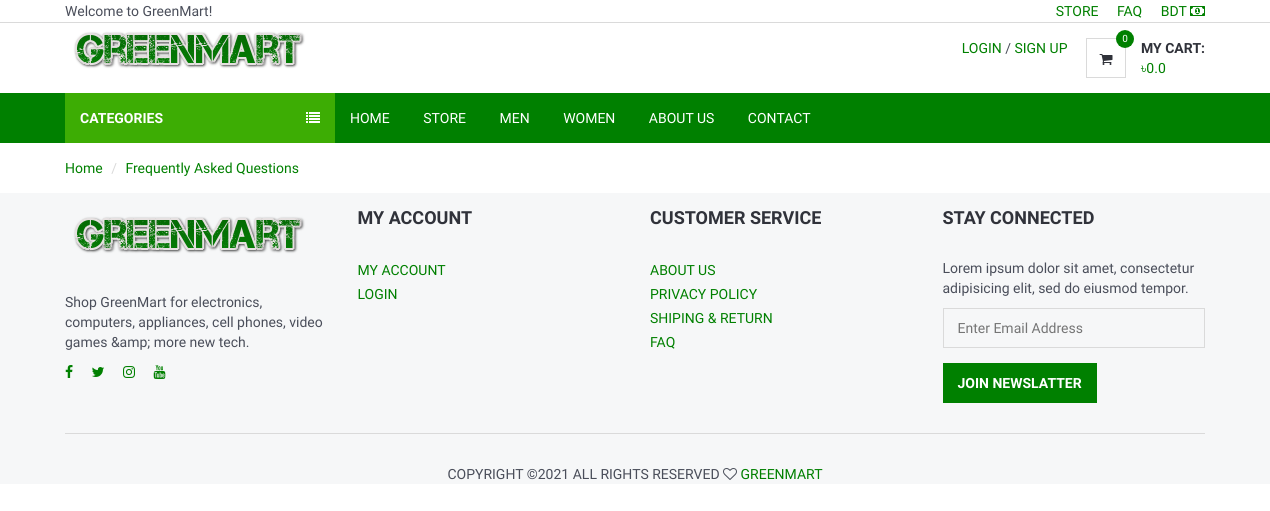
The app's page /faq/, older data.
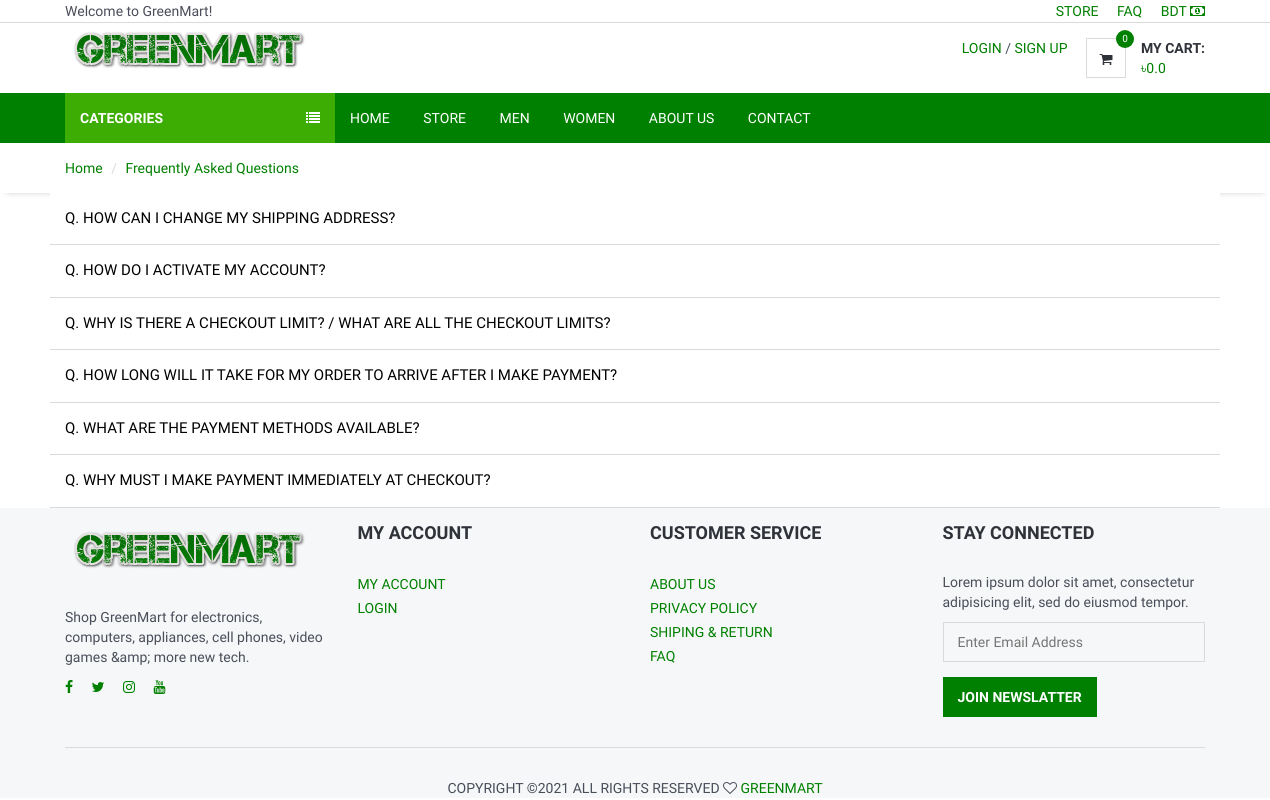
The same page, newer data.
### home/models.py (models this page shows, shortened)
class Setting(models.Model):
    STATUS = (
        ('True', 'True'),
        ('False', 'False'),
    )
    title = models.CharField(max_length=150)
    keywords = models.CharField(max_length=255)
    description = models.CharField(max_length=255)
    company = models.CharField(max_length=50)
    address = models.CharField(blank=True,max_length=100)
    phone = models.CharField(blank=True,max_length=15)
    fax = models.CharField(blank=True,max_length=15)
    email = models.CharField(blank=True,max_length=50)
    smtpserver = models.CharField(blank=True,max_length=50)
    smtpemail = models.CharField(blank=True,max_length=50)
    smtppassword = models.CharField(blank=True,max_length=10)
    smtpport = models.CharField(blank=True,max_length=5)
    icon = models.ImageField(blank=True,upload_to='images/')
    facebook = models.CharField(blank=True,max_length=50)
    instagram = models.CharField(blank=True,max_length=50)
    twitter = models.CharField(blank=True,max_length=50)
    youtube = models.CharField(blank=True, max_length=50)
    aboutus = models.TextField(blank=True)
    contact = models.CharField(blank=True, max_length=80)
    references = models.CharField(blank=True, max_length=80)
    status=models.CharField(max_length=10,choices=STATUS)
    create_at=models.DateTimeField(auto_now_add=True)
    update_at=models.DateTimeField(auto_now=True)

class FAQ(models.Model):
    STATUS = (
        ('True', 'True'),
        ('False', 'False'),
    )
    ordernumber = models.IntegerField()
    question = models.CharField(max_length=200)
    answer = models.TextField(blank=True)
    status=models.CharField(max_length=10, choices=STATUS)
    create_at=models.DateTimeField(auto_now_add=True)
    update_at=models.DateTimeField(auto_now=True)

### home/views.py (the view)
# urls.py: path('faq/',views.faq, name = "faq"),
def faq(request):
    current_user = request.user
    shopcart = ShopCart.objects.filter(user_id = current_user.id)
    total = 0
    q = 0
    for s in shopcart:
        total += s.product.price * s.quantity
        q += s.quantity
    setting = Setting.objects.all()
    catagories = ProductCategories.objects.all()
    faq = FAQ.objects.filter(status="True").order_by("ordernumber")
    context = {
        "catagories":catagories,
        "setting":setting,
        'total':total,
        'q':q,
        'faq': faq,
    }
    return render(request,"faq.html",context=context)

### home/templates/faq.html (shortened to what this page needs)
{% extends 'base.html' %}
{% block content %}
    <div id="breadcrumb">
        <div class="container">
            <ul class="breadcrumb">
                <li><a href="/">Home</a></li>
                <li class="active">Frequently Asked Questions</li>
            </ul>
        </div>
    </div>
    <div class="section">
        <div class="container">
            <div class="row">
                {% for f in faq %}
                    <button class="accordion"> Q. {{ f.question }}</button>
                {% endfor %}
            </div>
        </div>
    </div>
{% endblock %}

### home/templates/base.html (shortened to what this page needs)
{% load static %}
<!DOCTYPE html>
<html lang="en">
<head>
	<link type="text/css" rel="stylesheet" href="{% static '' %}css/bootstrap.min.css" />
	<link type="text/css" rel="stylesheet" href="{% static '' %}css/slick.css" />
	<link type="text/css" rel="stylesheet" href="{% static '' %}css/slick-theme.css" />
	<link type="text/css" rel="stylesheet" href="{% static '' %}css/nouislider.min.css" />
	<link rel="stylesheet" href="{% static '' %}css/font-awesome.min.css">
	<link type="text/css" rel="stylesheet" href="{% static '' %}css/style.css" />
	<link href="https://cdnjs.cloudflare.com/ajax/libs/font-awesome/4.7.0/css/font-awesome.min.css" rel="stylesheet"/>
</head>
<body>
	<header>
		<div id="top-header">
			<div class="container">
				<div class="pull-left">
					<span>Welcome to GreenMart!</span>
				</div>
				<div class="pull-right">
					<ul class="header-top-links">
						<li><a href="{% url 'store' %}">Store</a></li>
						<li><a href="{% url 'faq' %}">FAQ</a></li>
						<li><a href="#">BDT <i class="fa fa-money"></i></a></li>
					</ul>
				</div>
			</div>
		</div>
		<div id="header">
			<div class="container">
				<div class="pull-left">
					<div class="header-logo">
						<a class="logo" href="{% url 'home' %}">
							{% for s in setting %}
							<img src="{{s.icon.url}}" alt="">
							{% endfor %}
						</a>
					</div>
				</div>
				<div class="pull-right">
					<ul class="header-btns">
						<li class="header-account dropdown default-dropdown">
							{% if user.id is not None %}
                            <div class="dropdown-toggle" role="button" data-toggle="dropdown" aria-expanded="true">
                                <div class="header-btns-icon">
									<i class="fa fa-user-o"></i>
                                </div>
                                <strong class="text-uppercase">{{ user.first_name }} <i class="fa fa-caret-down"></i></strong>
                            </div>
							{% else %}
								<a href="{% url 'login' %}" class="text-uppercase">Login</a> / <a href="{% url 'signup' %}" class="text-uppercase">Sign Up</a>
							{% endif %}
						</li>
						<li class="header-cart dropdown default-dropdown">
							<a class="dropdown-toggle" data-toggle="dropdown" aria-expanded="true">
								<div class="header-btns-icon">
									<i class="fa fa-shopping-cart"></i>
									{% if user.id is not None %}
										<span class="qty">{{q }}</span>
									{% else %}
										<span class="qty"> 0 </span>
									{% endif %}
								</div>
								<strong class="text-uppercase">My Cart:</strong>
								<br>
								{% if user.id is not None %}
									<span>৳{{total}} </span>
								{% else %}
									<span>৳{{00.00}} </span>
								{% endif %}
							</a>
						</li>
					</ul>
				</div>
			</div>
		</div>
	</header>
	<div id="navigation">
		<div class="container">
			<div id="responsive-nav">
					{% if page %}
					<div class="category-nav">
					{% else %}
					<div class="category-nav show-on-click">
					{% endif %}
						<span class="category-header">Categories <i class="fa fa-list"></i></span>
					</div>
				<div class="menu-nav">
					<ul class="menu-list">
						<li><a href="{% url 'home' %}">Home</a></li>
						<li><a href="{% url 'store' %}">Store</a></li>
						<li><a href="{% url 'men' %}">Men</a></li>
						<li><a href="{% url 'women' %}">Women</a></li>
						<li><a href="{% url 'about' %}">About us</a></li>
						<li><a href="{% url 'contact' %}">Contact</a></li>
					</ul>
				</div>
			</div>
		</div>
	</div>
	{% block content %} {% endblock %}
	<footer id="footer" class="section section-grey">
		<div class="container">
			<div class="row">
				{% for s in setting %}
				<div class="col-md-3 col-sm-6 col-xs-6">
					<div class="footer">
						<div class="footer-logo">
							<a class="logo" href="{% url 'home' %}">
		            <img src="{{ s.icon.url }}" alt="">
		          </a>
						</div>
						<p>{{ s.keywords }}</p>
						<ul class="footer-social">
							<li><a href="{{ s.facebook }}" target="_blank"><i class="fa fa-facebook"></i></a></li>
							<li><a href="{{ s.twitter }}" target="_blank"><i class="fa fa-twitter"></i></a></li>
							<li><a href="{{ s.instagram }}" target="_blank"><i class="fa fa-instagram"></i></a></li>
							<li><a href="{{ s.youtube }}" target="_blank"><i class="fa fa-youtube"></i></a></li>
						</ul>
					</div>
				</div>
				{% endfor %}
				<div class="col-md-3 col-sm-6 col-xs-6">
					<div class="footer">
						<h3 class="footer-header">My Account</h3>
						<ul class="list-links">
							<li><a href="user_profile/{{user.id}}">My Account</a></li>
							{% if user.id is not None %}
							<li><a href="{% url 'checkout' %}">Checkout</a></li>
							<li><a href="{% url 'logout' %}">Logout</a></li>
							{% else %}
							<li><a href="{% url 'login' %}">Login</a></li>
							{% endif %}
						</ul>
					</div>
				</div>
				<div class="col-md-3 col-sm-6 col-xs-6">
					<div class="footer">
						<h3 class="footer-header">Customer Service</h3>
						<ul class="list-links">
							<li><a href="{% url 'about' %}">About Us</a></li>
							<li><a href="https://kakhait.com/pp.php " target="_blanck">Privacy Policy</a></li>
							<li><a href="#">Shiping & Return</a></li>
							<li><a href="{% url 'faq' %}">FAQ</a></li>
						</ul>
					</div>
				</div>
				<div class="col-md-3 col-sm-6 col-xs-6">
					<div class="footer">
						<h3 class="footer-header">Stay Connected</h3>
						<p>Lorem ipsum dolor sit amet, consectetur adipisicing elit, sed do eiusmod tempor.</p>
						<form>
							<div class="form-group">
								<input class="input" placeholder="Enter Email Address">
							</div>
							<button class="primary-btn">Join Newslatter</button>
						</form>
					</div>
				</div>
			</div>
			<hr>
			<div class="row">
				<div class="col-md-8 col-md-offset-2 text-center">
					<div class="footer-copyright">
						Copyright &copy;<script>document.write(new Date().getFullYear());</script> All rights reserved <i class="fa fa-heart-o" aria-hidden="true"></i> <a href="https://greenmart.com" target="_blank">GreenMart</a>
					</div>
				</div>
			</div>
		</div>
	</footer>
</body>
</html>

### home/static/css/style.css (style rules this page uses)
body { font-family: 'Hind', sans-serif; color: #4A4E5A; overflow-x: hidden; }
h1, h2, h3, h4, h5, h6 { color: #30323A; margin: 0 0 10px; font-weight: 700; }
a { color: green; -webkit-transition: 0.3s color; transition: 0.3s color; }
strong { color: #30323A; }
ul, ol { margin: 0; padding: 0; list-style: none }
hr { margin-top: 15px; margin-bottom: 15px; border-color: #DADADA; }
.main-btn, .primary-btn { display: inline-block; padding: 10px 15px; text-transform: uppercase; font-weight: 700; border: none; -webkit-transition: 0.3s all; transition: 0.3s all; }
.primary-btn { color: #FFF; background-color: #008000; }
.input { width: 100%; height: 40px; padding: 0px 15px; border: none; background-color: transparent; -webkit-box-shadow: 0px 0px 0px 1px #DADADA inset, 0px 0px 0px 5px transparent; box-shadow: 0px 0px 0px 1px #DADADA inset, 0px 0px 0px 5px transparent; -webkit-transition: 0.3s all; transition: 0.3s all; }
.list-links li>a { position: relative; display: inline-block; text-transform: uppercase; padding: 2px 0px; -webkit-transition: 0.3s all; transition: 0.3s all; }
.list-links li>a:before { content: "\f105"; position: absolute; left: 0px; font-family: FontAwesome; -webkit-transform: translateX(-10px); -ms-transform: translateX(-10px); transform: translateX(-10px); opacity: 0; visibility: hidden; -webkit-transition: 0.3s all; transition: 0.3s all; }
.section { padding-top: 0px !important; padding-bottom: 0px !important; }
.section-grey { background: #F6F7F8; }
#breadcrumb { -webkit-box-shadow: 0px 6px 6px -6px rgba(0, 0, 0, 0.175); box-shadow: 0px 6px 6px -6px rgba(0, 0, 0, 0.175); }
.breadcrumb { background-color: transparent; border: none; border-radius: 0px; padding: 15px 0px; margin: 0; }
.breadcrumb>.active { color: #008000; }
.breadcrumb>li+li:before { color: #DADADA; }
#header { padding-bottom: 0px; }
#top-header { padding-top: 1px; padding-bottom: 1px; border-bottom: 1px solid #DADADA; }
.header-top-links>li { display: inline-block; }
.header-top-links>li+li { margin-left: 15px; }
.header-top-links>li>a { cursor: pointer; text-transform: uppercase; }
.header-logo { display: inline-block; margin-right: 15px; }
.header-logo .logo>img { width: 100%; max-height: 70px; }
.header-btns>li { display: inline-block; vertical-align: top; padding: 15px 0px; }
.header-btns>li+li { margin-left: 15px; }
.header-btns>li .header-btns-icon { position: relative; float: left; margin-right: 15px; width: 40px; height: 40px; line-height: 40px; text-align: center; color: #30323A; background-color: #FFF; border: 1px solid #DADADA; }
.header-btns .dropdown-toggle { display: block; cursor: pointer; }
.header-cart .header-btns-icon .qty { position: absolute; right: -9px; top: -9px; width: 18px; height: 18px; line-height: 18px; text-align: center; font-size: 10px; background: #008000; color: #FFF; border-radius: 50%; }
#navigation { background-color: #008000; }
#navigation .container { position: relative; }
.category-nav { float: left; width: 270px; }
.category-nav .category-header { padding: 15px; display: block; text-transform: uppercase; background: #3dad04; color: #FFF; font-weight: 700; }
.category-nav .category-header>i { float: right; line-height: 20px; }
.menu-nav .menu-list>li { display: inline-block; }
.menu-nav .menu-list>li>a { display: block; padding: 15px; color: #FFF; text-transform: uppercase; }
.footer { margin: 15px 0px; }
.footer .footer-header { font-size: 18px; text-transform: uppercase; margin-bottom: 30px; }
.footer-logo { margin-bottom: 30px; }
.footer-logo .logo { display: inline-block; }
.footer-logo .logo>img { width: 100%; max-height: 70px; }
.footer-social>li { display: inline-block; margin-right: 15px; margin-bottom: 6px; }
.footer-social>li:last-child { margin-right: 0px; }
.footer-copyright { margin-top: 15px; text-transform: uppercase; font-size: 14px; }

### home/templates/faq.html (style rules this page uses)
.accordion { background-color: white; color: black; cursor: pointer; padding: 15px; width: 100%; border: none; border-bottom: 1px solid #DADADA; text-align: left; outline: none; font-size: 15px; transition: 0.4s; }

Row changes from the older to the newer data that the page shows:
added FAQ: question "HOW CAN I CHANGE MY SHIPPING ADDRESS?"
added FAQ: question "HOW DO I ACTIVATE MY ACCOUNT?"
added FAQ: question "WHY IS THERE A CHECKOUT LIMIT? / WHAT ARE ALL THE CHECKOUT LIMITS?"
added FAQ: question "HOW LONG WILL IT TAKE FOR MY ORDER TO ARRIVE AFTER I MAKE PAYMENT?"
added FAQ: question "WHAT ARE THE PAYMENT METHODS AVAILABLE?"
added FAQ: question "WHY MUST I MAKE PAYMENT IMMEDIATELY AT CHECKOUT?"
